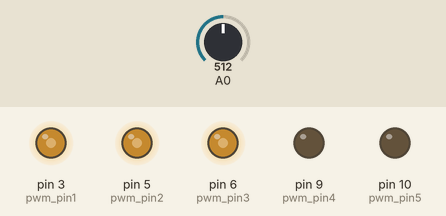
A sketch run on a simulated Arduino Uno, built with avr-gcc and run on an emulated ATmega328P. On the bench: output pins drawn as LEDs (lit = HIGH). The test bench sets the inputs (shaded band); at power-on: A0 = 512.

Above: at 1.2 s.
1.3 s: A0 set to 610
At 2.5 s:
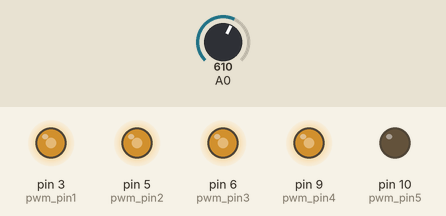
2.8 s: A0 set to 590
At 3.9 s:
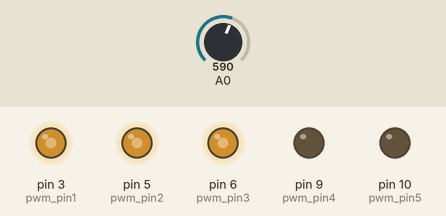
4.3 s: A0 set to 390
At 5.0 s:
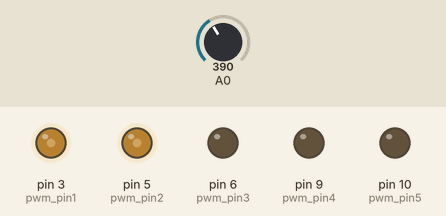
5.8 s: A0 set to 190
At 6.1 s:
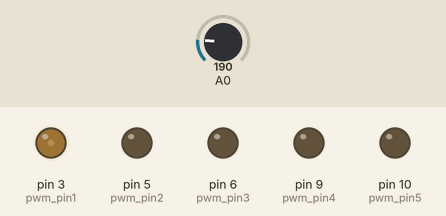
7.3 s: A0 set to 210
At 8.5 s:
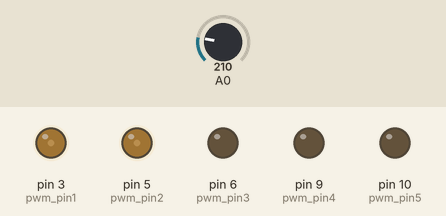
Timing chart, 0 to 9.8 s (numbered marks = the images above; inputs shaded):
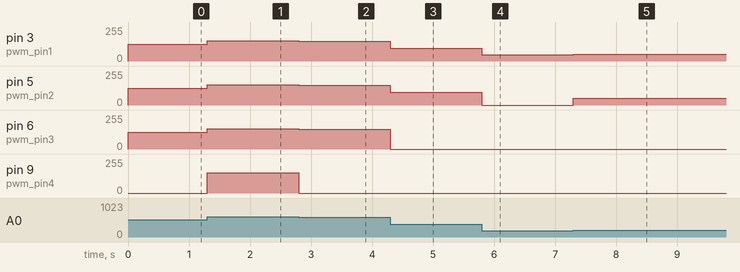

The sketch:

pot_cinco_leds.ino
```cpp
// Código para controlar 5 LEDs com um potenciômetro usando PWM no Arduino Uno

int pot_val;

// Pinos PWM no Arduino Uno: 3, 5, 6, 9, 10
int pwm_pin1 = 3;
int pwm_pin2 = 5;
int pwm_pin3 = 6;
int pwm_pin4 = 9;
int pwm_pin5 = 10;
int pwm_value;

void setup(){
  pinMode(pwm_pin1, OUTPUT);
  pinMode(pwm_pin2, OUTPUT);
  pinMode(pwm_pin3, OUTPUT);
  pinMode(pwm_pin4, OUTPUT);
  pinMode(pwm_pin5, OUTPUT);
}

void loop(){
  pot_val = analogRead(A0);
  pwm_value = map(pot_val, 0, 1023, 0, 255); // Usando map para mapear a faixa corretamente

  // Liga/desliga cada pino de acordo com o valor do potenciômetro
  analogWrite(pwm_pin1, (pot_val > 0)    ? pwm_value : 0);
  analogWrite(pwm_pin2, (pot_val > 200)  ? pwm_value : 0);
  analogWrite(pwm_pin3, (pot_val > 400)  ? pwm_value : 0);
  analogWrite(pwm_pin4, (pot_val > 600)  ? pwm_value : 0);
  analogWrite(pwm_pin5, (pot_val > 800)  ? pwm_value : 0);
}
```

Measured:
- after the input at 1.3 s, pin 3 (pwm_pin1), pin 5 (pwm_pin2), pin 6 (pwm_pin3): 127/255 → 152/255 at once; pin 9 (pwm_pin4): 0/255 → 152/255 at once
- after the input at 2.8 s, pin 3 (pwm_pin1), pin 5 (pwm_pin2), pin 6 (pwm_pin3): 152/255 → 147/255 at once; pin 9 (pwm_pin4): 152/255 → 0/255 at once
- after the input at 4.3 s, pin 3 (pwm_pin1), pin 5 (pwm_pin2): 147/255 → 97/255 at once; pin 6 (pwm_pin3): 147/255 → 0/255 at once
- after the input at 5.8 s, pin 3 (pwm_pin1): 97/255 → 47/255 at once; pin 5 (pwm_pin2): 97/255 → 0/255 at once
- after the input at 7.3 s, pin 3 (pwm_pin1): 47/255 → 52/255 at once; pin 5 (pwm_pin2): 0/255 → 52/255 at once
